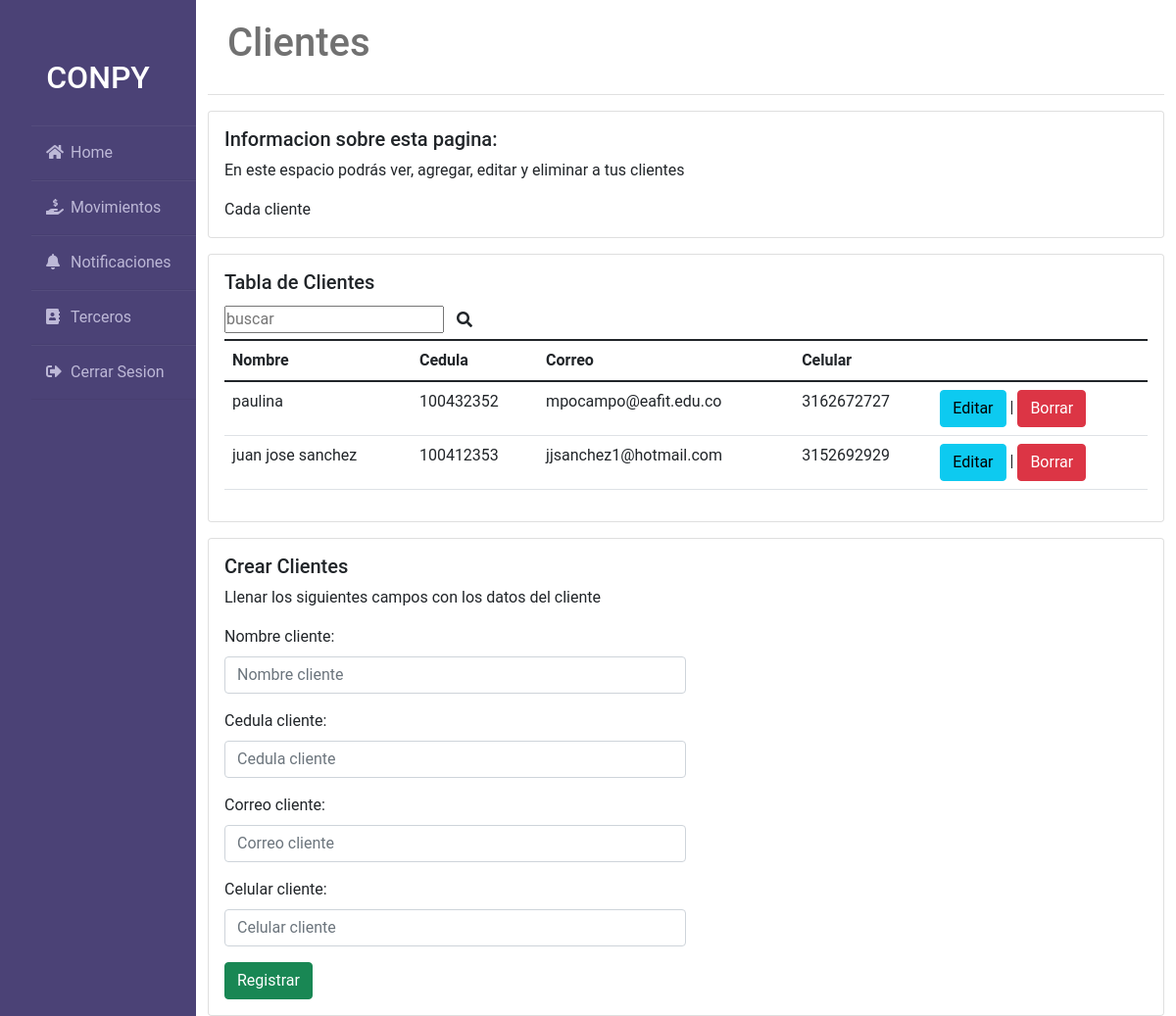
/clientes/, run on an earlier commit of the app's database.
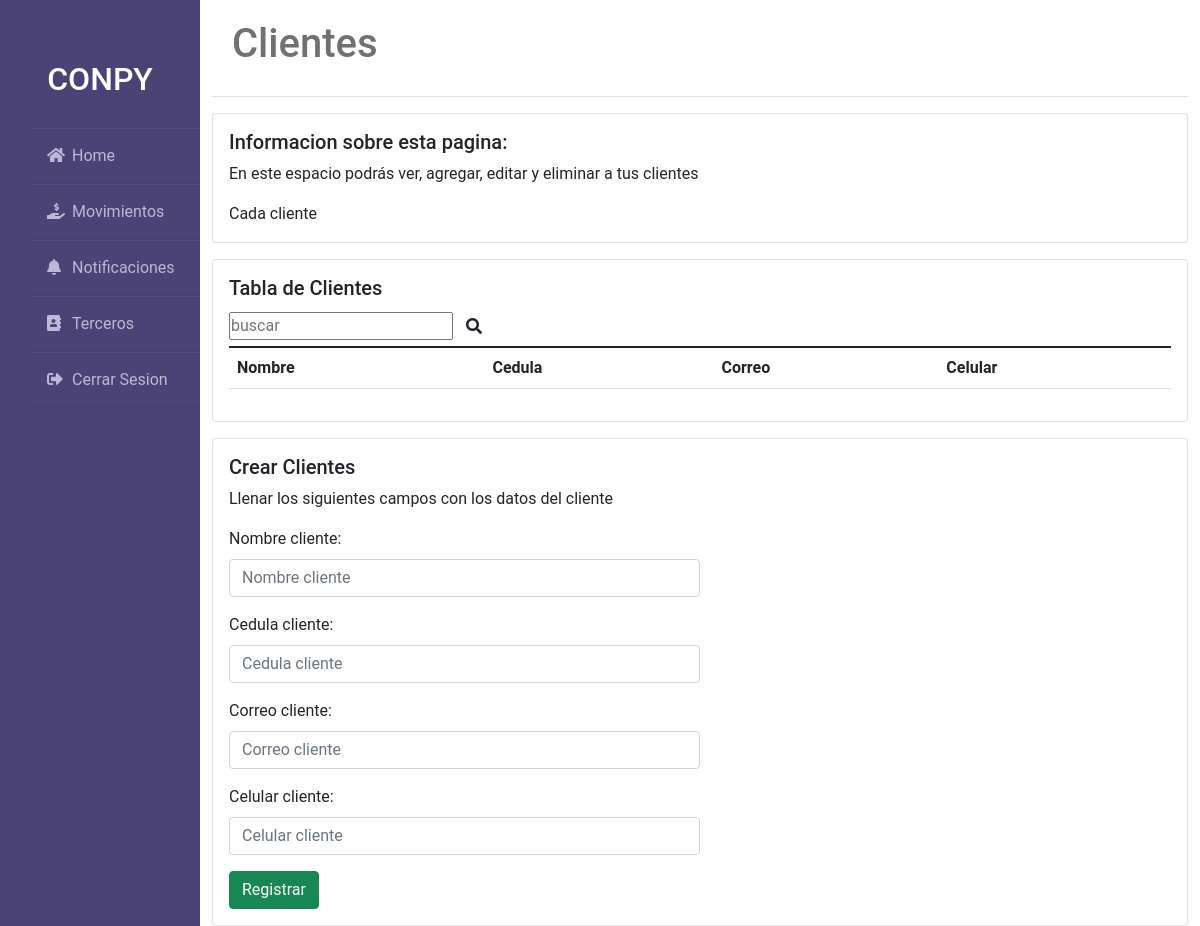
And on a later commit of the database.
### clientes/models.py (models this page shows, shortened)
class Cliente(models.Model):
    options = (
        ('Cliente', 'Cliente')
    )
    id = models.AutoField(primary_key=True)
    nombre_cliente=models.TextField(max_length=35,verbose_name='nombre cliente')
    cedula_cliente=models.IntegerField (verbose_name='cedula cliente')
    correo_cliente=models.EmailField(max_length=35,verbose_name='correo cliente')
    celular_cliente=models.IntegerField (verbose_name='celular cliente')

### clientes/views.py (the view)
# urls.py: path('',include('clientes.urls')),
def clientes(request):
    msg=None
    datos=Cliente.objects.all()
    formulario=ClienteForm(request.POST or None)
    if formulario.is_valid():
        try:
            formulario.save()
            msg='El cliente se ha creado correctamente'
        except:
            msg='Hubo un error al momneto de crear un cliente'
    return render(request,'negocio/clientes.html',{'datos':datos,'formulario':formulario,'msg':msg})

### clientes/forms.py
class ClienteForm(forms.ModelForm):
    class Meta:
        model = Cliente
        fields = '__all__'

### negocio/templates/negocio/clientes.html (shortened to what this page needs)
{% extends 'negocio/base.html' %}
{% block content %}
<div class="container">
    <div class="header">
        <h1>Clientes</h1>
    </div>
    <div class="card mt-3">
        <div class="card-body">
          <h5 class="card-title">Informacion sobre esta pagina:</h5>
          <p class="card-text">En este espacio podrás ver, agregar, editar y eliminar a tus clientes</p>
          <p class="card-text">Cada cliente </p>
        </div>
      </div>
    <div class="card mt-3">
      <div class="card-body">
          <h5 class="card-title">Tabla de Clientes</h5>
          <table class="table">
              <form action=" {% url 'buscar_dato' %} " method="POST">
              <input type="text" placeholder="buscar" name="busqueda"><button class="btn" type="submit"><i class="fas fa-search"></i></button>
          </form>
            <thead>
              <tr>
                <th>Nombre</th>
                <th>Cedula</th>
                <th>Correo</th>
                <th>Celular</th>
              </tr>
            </thead>
            <tbody>
            {% for dato in datos %}
              <tr>
                <td>{{ dato.nombre_cliente }}</td>
                <td>{{ dato.cedula_cliente }}</td>
                <td>{{ dato.correo_cliente }}</td>
                <td>{{ dato.celular_cliente }}</td>
                <td> <a href="{% url 'editar'%}" class="btn btn-info" role="button">Editar</a> |
                  <a href="{% url 'eliminar_cliente' dato.id %}" class="btn btn-danger" role="button">Borrar</a> </td>
              </tr>
              {% endfor %}
          </tbody>
          </table>
      </div>
    </div>
    <div class="card mt-3">
        <div class="card-body">
            <h5 class="card-title">Crear Clientes</h5>
            <p>Llenar los siguientes campos con los datos del cliente</p>
            <form action=" {% url 'clientes' %} " method="POST">
              {% for campo in formulario %}
              <div class="mb-3 col-6">
                <label for="" class="form-label">{{ campo.label }}: </label>
                {% if campo.field.widget.input_type  != "text" %}
                <input
                type="{{ campo.field.widget.input_type  }}"
                name="{{ campo.name }}"
                id=""
                placeholder="{{ campo.label }}"
                class="form-control" />
                {% endif %}
              </div>
              {% endfor %}
              <input type="submit" value="Registrar" class="btn btn-success">
            </form>
        </div>
    </div>
</div>
{% endblock %}

What changed in the data, as far as the page shows it:
removed Cliente: nombre_cliente "paulina", cedula_cliente "100432352", correo_cliente "mpocampo@eafit.edu.co", celular_cliente "3162672727"
removed Cliente: nombre_cliente "juan jose sanchez", cedula_cliente "100412353", correo_cliente "jjsanchez1@hotmail.com", celular_cliente "3152692929"
